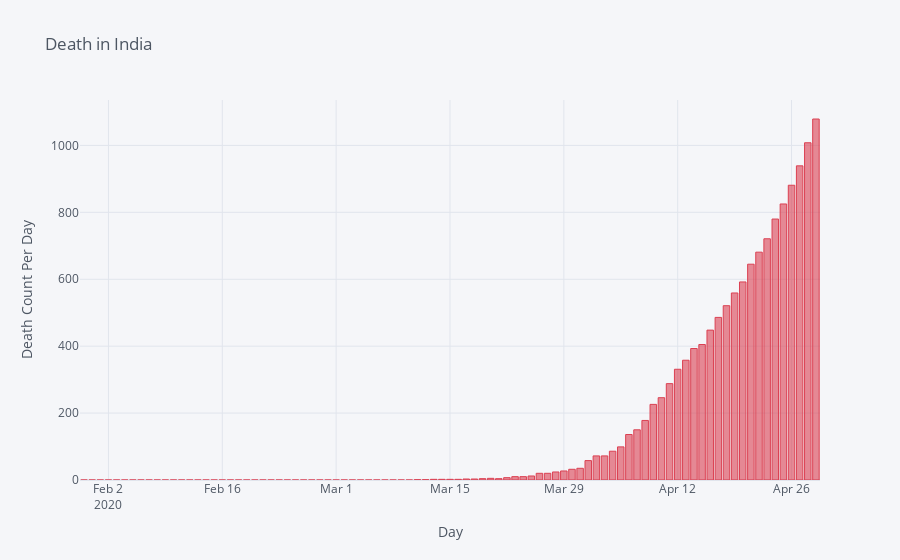

The cell this chart's notebook holds for it:
### Code cell
covid_india[['Deaths']].iplot(kind='bar',color=['red'],title = 'Death in India',
                              yTitle = 'Death Count Per Day',xTitle='Day')

### Figure 1 — Plotly figure (JSON) as saved in the notebook; plotly's stock layout.template omitted (floating-point values rounded to 4 significant figures)
{"data": [{"marker": {"color": "rgba(219, 64, 82, 0.6)", "line": {"color": "rgba(219, 64, 82, 1.0)", "width": 1}}, "name": "Deaths", "orientation": "v", "text": "", "type": "bar", "x": ["2020-01-30", "2020-01-31", "2020-02-01", "2020-02-02", "2020-02-03", "2020-02-04", "2020-02-05", "2020-02-06", "2020-02-07", "2020-02-08", "2020-02-09", "2020-02-10", "2020-02-11", "2020-02-12", "2020-02-13", "2020-02-14", "2020-02-15", "2020-02-16", "2020-02-17", "2020-02-18", "2020-02-19", "2020-02-20", "2020-02-21", "2020-02-22", "2020-02-23", "2020-02-24", "2020-02-25", "2020-02-26", "2020-02-27", "2020-02-28", "2020-02-29", "2020-03-01", "2020-03-02", "2020-03-03", "2020-03-04", "2020-03-05", "2020-03-06", "2020-03-07", "2020-03-08", "2020-03-09", "2020-03-10", "2020-03-11", "2020-03-12", "2020-03-13", "2020-03-14", "2020-03-15", "2020-03-16", "2020-03-17", "2020-03-18", "2020-03-19", "2020-03-20", "2020-03-21", "2020-03-22", "2020-03-23", "2020-03-24", "2020-03-25", "2020-03-26", "2020-03-27", "2020-03-28", "2020-03-29", "2020-03-30", "2020-03-31", "2020-04-01", "2020-04-02", "2020-04-03", "2020-04-04", "2020-04-05", "2020-04-06", "2020-04-07", "2020-04-08", "2020-04-09", "2020-04-10", "2020-04-11", "2020-04-12", "2020-04-13", "2020-04-14", "2020-04-15", "2020-04-16", "2020-04-17", "2020-04-18", "2020-04-19", "2020-04-20", "2020-04-21", "2020-04-22", "2020-04-23", "2020-04-24", "2020-04-25", "2020-04-26", "2020-04-27", "2020-04-28", "2020-04-29"], "y": [0, 0, 0, 0, 0, 0, 0, 0, 0, 0, 0, 0, 0, 0, 0, 0, 0, 0, 0, 0, 0, 0, 0, 0, 0, 0, 0, 0, 0, 0, 0, 0, 0, 0, 0, 0, 0, 0, 0, 0, 0, 1, 1, 2, 2, 2, 2, 3, 3, 4, 5, 4, 7, 10, 10, 12, 20, 20, 24, 27, 32, 35, 58, 72, 72, 86, 99, 136, 150, 178, 226, 246, 288, 331, 358, 393, 405, 448, 486, 521, 559, 592, 645, 681, 721, 780, 825, 881, 939, 1008, 1079]}], "layout": {"legend": {"bgcolor": "#F5F6F9", "font": {"color": "#4D5663"}}, "paper_bgcolor": "#F5F6F9", "plot_bgcolor": "#F5F6F9", "title": {"font": {"color": "#4D5663"}, "text": "Death in India"}, "xaxis": {"gridcolor": "#E1E5ED", "showgrid": true, "tickfont": {"color": "#4D5663"}, "title": {"font": {"color": "#4D5663"}, "text": "Day"}, "zerolinecolor": "#E1E5ED"}, "yaxis": {"gridcolor": "#E1E5ED", "showgrid": true, "tickfont": {"color": "#4D5663"}, "title": {"font": {"color": "#4D5663"}, "text": "Death Count Per Day"}, "zerolinecolor": "#E1E5ED"}}}
